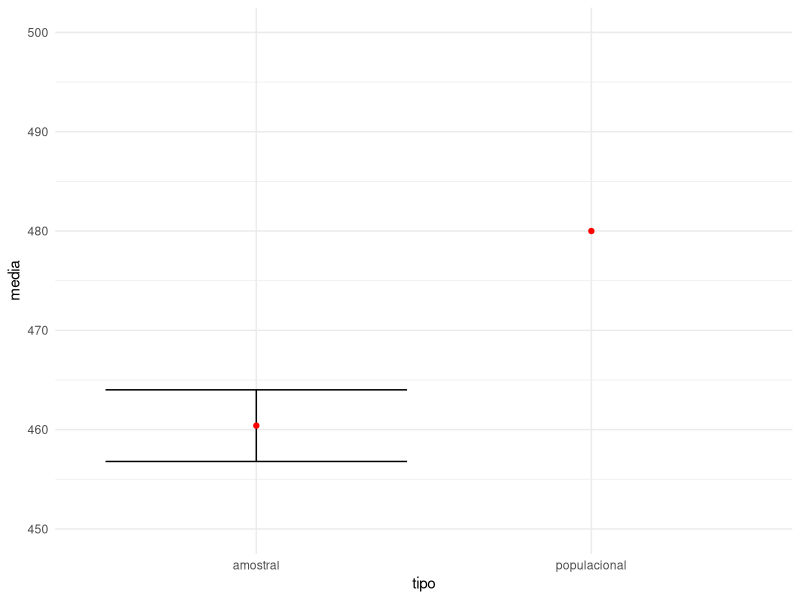

The R script that drew this image:
## ---- chunk 1
library(tidyverse)
options(scipen = 9999)
## ---- chunk 2
media_amostral_tts_sr <- 460.4
dp_amostral_tts_sr <- 18.4
n_amostral_tts_sr <- 100

z <- 1.96 # para nível de significancia 5%

ic_incompleto <- z * (dp_amostral_tts_sr / sqrt(n_amostral_tts_sr))

ic_tts_sr <-
  c(media_amostral_tts_sr - ic_incompleto,
    media_amostral_tts_sr + ic_incompleto)
## ---- chunk 3
tab_media <- tibble::tibble(
  media = c(460.4, 480),
  tipo = c("amostral", "populacional"),
  media_min = c(ic_tts_sr[1], NA),
  media_max = c(ic_tts_sr[2], NA),  
)

tab_media |> 
  knitr::kable()
## ---- chunk 4
tab_media |>
  ggplot(aes(x = tipo, y = media)) +
  geom_errorbar(aes(ymin = media_min, ymax = media_max)) +
  geom_point(color = "red") +
  theme_minimal() + 
  scale_y_continuous(limits = c(450, 500))
## ---- chunk 5
n_pesquisa_antiacido = 16
z = 3 # 99% de confiança
prop_encontrada_pesquisa_antiacido = 0.93
## ---- chunk 6
# p * (1-p)
parte_1 <- prop_encontrada_pesquisa_antiacido*(1 - prop_encontrada_pesquisa_antiacido)

# p * (1-p)/n
parte_2 <- parte_1/n_pesquisa_antiacido

# sqrt(p * (1-p)/n)
parte_3 <- sqrt(parte_2)

# z * sqrt(p * (1-p)/n)
parte_4 <- z * parte_3

ic_pesquisa_antiacido <- c(prop_encontrada_pesquisa_antiacido-parte_4, prop_encontrada_pesquisa_antiacido+parte_4)

round(ic_pesquisa_antiacido*100)
## ---- chunk 7
round((ic_pesquisa_antiacido[2]-ic_pesquisa_antiacido[1])*100)
## ---- chunk 8
# n_caspa = ?
z = 3 # 99% de confiança
prop_reducao_caspa = 0.93
erro_total_max = 0.01
## ---- chunk 9
DP_caspa = sqrt(prop_reducao_caspa * (1-prop_reducao_caspa))
## ---- chunk 10
n_caspa = ((z ^2) * (DP_caspa ^2)) / (erro_total_max ^ 2)

n_caspa
## ---- chunk 11
est_transversal <- tibble::tibble(
  categoria = c("Orcs Bebem", "Orcs Abstemios"),
  nao_lutam = c(200, 1500),
  lutam = c(300, 3500)
) |>   tibble::column_to_rownames("categoria")

est_transversal |> knitr::kable()
## ---- chunk 12
chisq.test(est_transversal)
## ---- chunk 13
est_cc <- tibble::tibble(
  categoria = c("Orcs Bebem", "Orcs Abstemios"),
  nao_lutam = c(100, 50),
  lutam = c(400, 450)
) |> tibble::column_to_rownames("categoria")

est_cc |> knitr::kable()
## ---- chunk 14
chisq.test(est_cc)
## ---- chunk 15
est_coorte <- tibble::tibble(
  categoria = c("Orcs Bebem", "Orcs Abstemios"),
  nao_lutam = c(200, 300),
  lutam = c(800, 1700)
) |> tibble::column_to_rownames("categoria")

est_coorte |> knitr::kable()
## ---- chunk 16
chisq.test(est_coorte)
